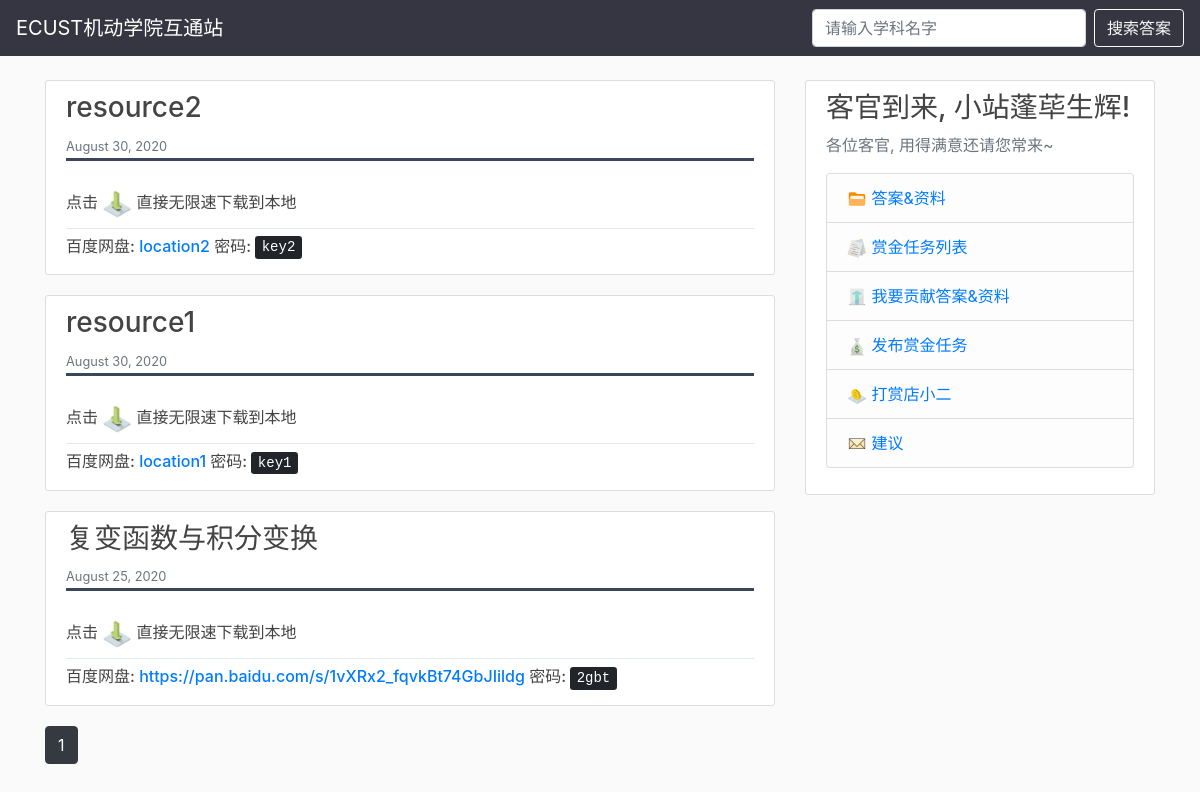
/answers/, run on an earlier commit of the app's database.
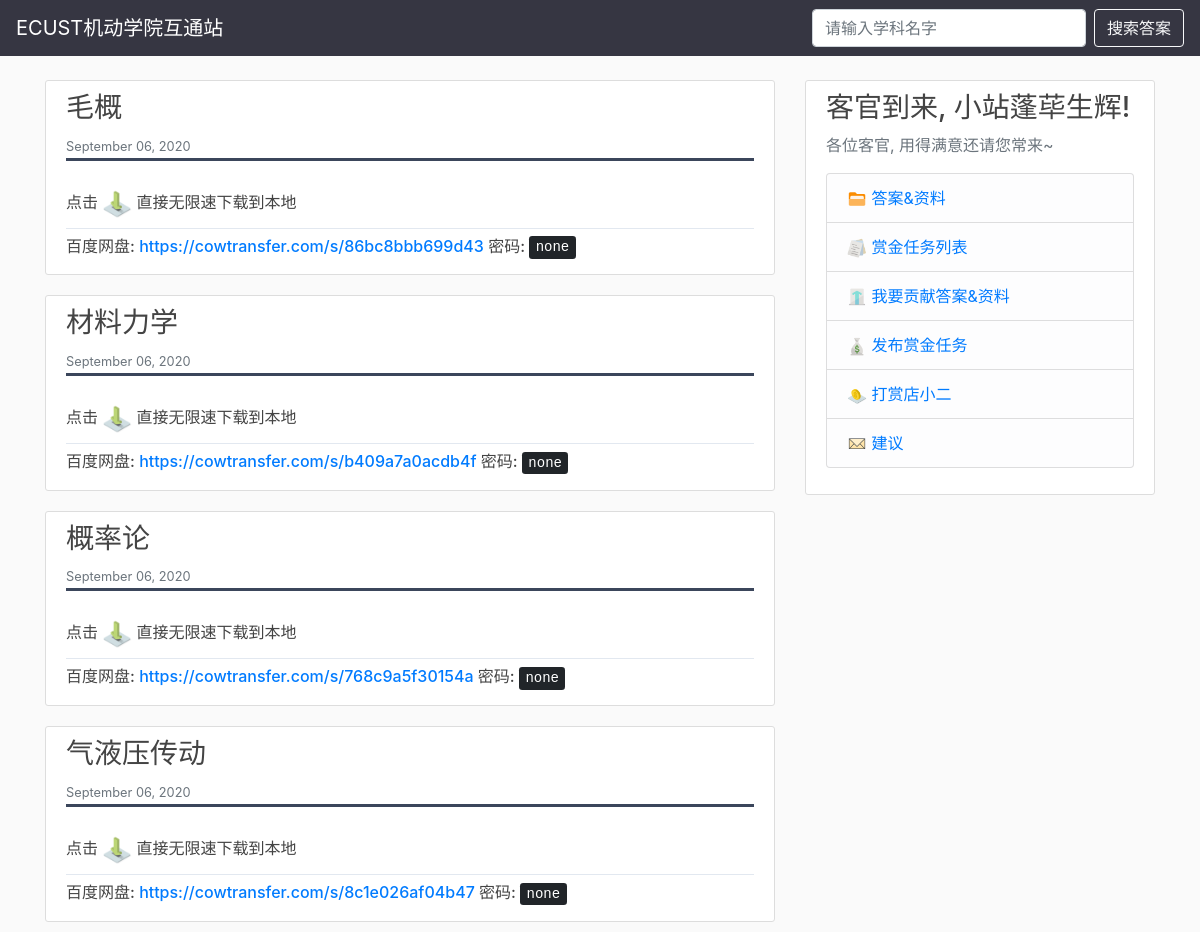
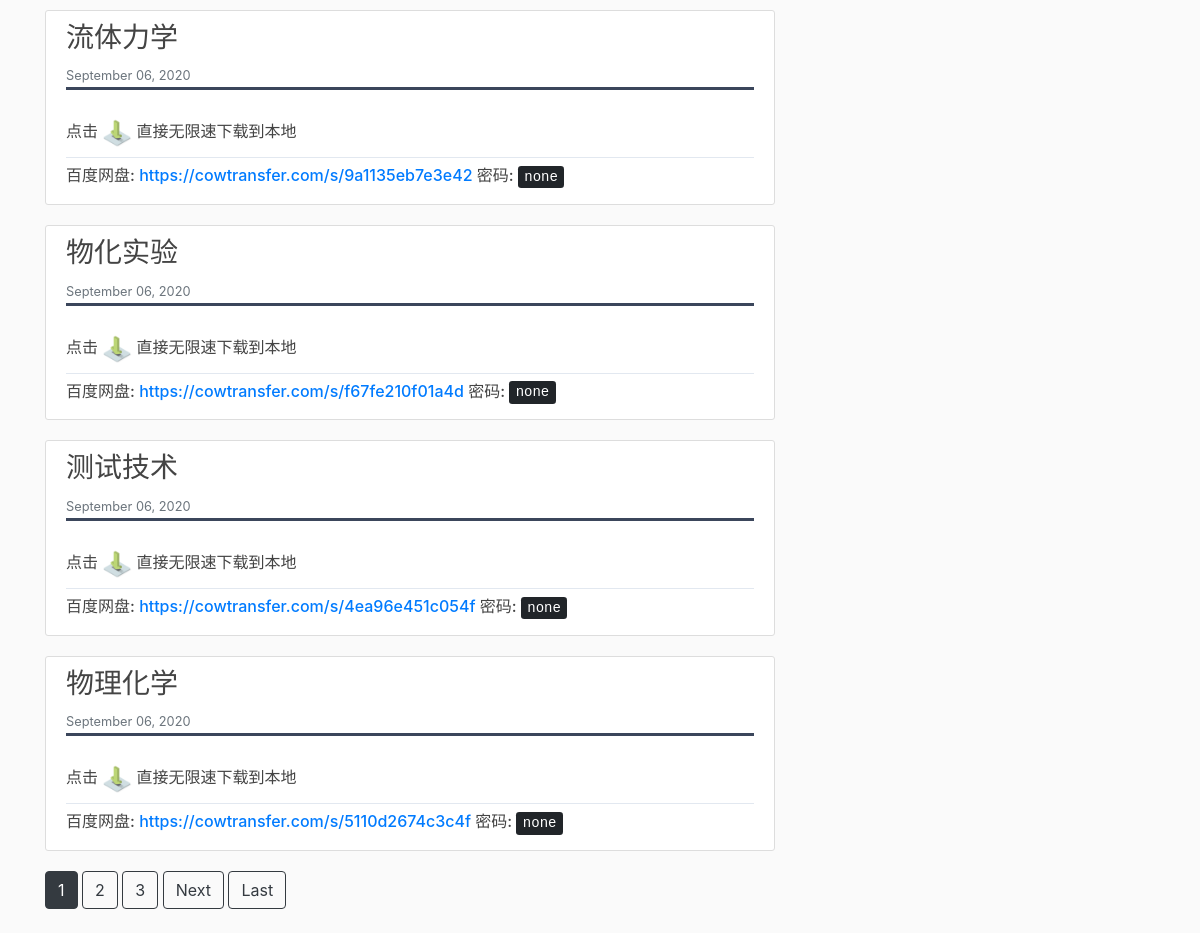
And on a later commit of the database (2 pictures, top to bottom).
### answers/models.py (models this page shows, shortened)
class Resource(models.Model):
    title = models.CharField(max_length=50)
    introduce = models.TextField()
    location = models.TextField()
    key = models.TextField()
    date_posted = models.DateTimeField(default=timezone.now)

### answers/views.py (the view)
# urls.py: path('answers/', answers_view.ResourceListView.as_view(), name='answers'),
class ResourceListView(ListView):
    model = Resource
    template_name = 'answers/answer_page.html'
    context_object_name = 'resources'
    ordering = ['-date_posted']
    paginate_by = 8

### answers/templates/answers/answer_page.html (shortened to what this page needs)
{%  extends 'main_page/base.html'%}
{% block content %}
{% load static %}
{% for resource in resources %}
<article class="media content-section">
    <div class="media-body">
        <div class="article-metadata">
            <h3 class="mr-2">{{ resource.title }}</h3>
            <small class="text-muted">{{ resource.date_posted|date:"F d, Y" }}</small>
        </div>
        <br>
        <div class="row">
            <div class="col-10 text-warp">
                <h6 class="text-break">
                    点击
                    <a href="{{ resource.introduce}}">
                        <img src="{% static 'tip/download.png'%}" width="30" height="30" alt="" loading="lazy">
                    </a>
                    直接无限速下载到本地
                </h6>
            </div>
        </div>
        <div class="separator"></div>
        <div class="row">
            <div class="col-10 text-warp">
                <h6 class="text-break">百度网盘: <a href="{{ resource.location}}">{{ resource.location}}</a>
                    密码: <kbd>{{ resource.key}}</kbd>
                </h6>
            </div>
        </div>
    </div>
</article>
{% endfor %}
{% for num in page_obj.paginator.page_range %}
{% if page_obj.number == num %}
<a class="btn btn-dark mb-4" href="?page={{ num }}">{{ num }}</a>
{% elif num > page_obj.number|add:'-3' and num < page_obj.number|add:'3' %}
<a class="btn btn-outline-dark mb-4" href="?page={{ num }}">{{ num }}</a>
{% endif %}
{% endfor %}
{% if page_obj.has_next %}
<a class="btn btn-outline-dark mb-4" href="?page={{ page_obj.next_page_number }}">Next</a>
<a class="btn btn-outline-dark mb-4" href="?page={{ page_obj.paginator.num_pages }}">Last</a>
{% endif %}
{% endblock content %}

What changed in the data, as far as the page shows it:
removed Resource: title "resource2", date_posted "August 30, 2020", location "location2", key "key2"
removed Resource: title "resource1", date_posted "August 30, 2020", location "location1", key "key1"
removed Resource: title "复变函数与积分变换", date_posted "August 25, 2020", location "https://pan.baidu.com/s/1vXRx2_fqvkBt74GbJIildg", key "2gbt"
added Resource: title "毛概", date_posted "September 06, 2020", location "https://cowtransfer.com/s/86bc8bbb699d43", key "none"
added Resource: title "材料力学", date_posted "September 06, 2020", location "https://cowtransfer.com/s/b409a7a0acdb4f", key "none"
added Resource: title "概率论", date_posted "September 06, 2020", location "https://cowtransfer.com/s/768c9a5f30154a", key "none"
added Resource: title "气液压传动", date_posted "September 06, 2020", location "https://cowtransfer.com/s/8c1e026af04b47", key "none"
added Resource: title "流体力学", date_posted "September 06, 2020", location "https://cowtransfer.com/s/9a1135eb7e3e42", key "none"
added Resource: title "物化实验", date_posted "September 06, 2020", location "https://cowtransfer.com/s/f67fe210f01a4d", key "none"
added Resource: title "测试技术", date_posted "September 06, 2020", location "https://cowtransfer.com/s/4ea96e451c054f", key "none"
added Resource: title "物理化学", date_posted "September 06, 2020", location "https://cowtransfer.com/s/5110d2674c3c4f", key "none"
Also different on the page:
new list line: "2"
new list line: "3"
text now shown: "Next Last"
